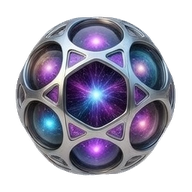
#> input picture appPackage/color.png, 192 x 192 px
$ python generate_teams_icons.py --input ../appPackage/color.png
#> lines starting #> are read from the running program, lines starting #| are printed output that depends on the picture; after the words box and inside, x2 and y2 are one past the last pixel; in counts of white or black regions, pixels touching at a corner belong together
import argparse
from pathlib import Path
from PIL import Image, ImageFilter
import numpy as np

def generate_color_icon(image_path: Path, output_path: Path):
    """Generate the standard 192x192 color.png"""
    img = Image.open(image_path).convert("RGBA")
#> img is the input picture: PIL image 192x192 RGBA; mean R, G, B, A 61.6, 58.9, 74.5, 137.6
    color_192 = img.resize((192, 192), Image.Resampling.LANCZOS)
    color_192.save(output_path)
    print(f"Saved color icon to {output_path}")

def generate_outline_icon(image_path: Path, output_path: Path):
    """Generate the 32x32 outline.png.

    This technique isolates the grey metallic skeleton of the drone by filtering
    out the high-saturation glowing orbs, punching holes completely through the
    center loops and preserving the internal lattice structure before scaling
    down to 32x32.
    """
    # 1. Open main image exactly at original high res
    img = Image.open(image_path).convert("RGBA")
    alpha = np.array(img.split()[-1])
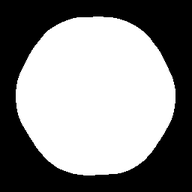
#> alpha: shape (192, 192); min 0, max 255, mean 137.6

    # 2. Convert to HSV. The glowing objects (purple, blue) have high saturation,
    #    while the metal structure is mostly grey (low saturation).
    hsv_img = img.convert("HSV")
#> hsv_img: PIL image 192x192 HSV; mean H, S, V 88.3, 42, 75.2
    _, s, _ = hsv_img.split()
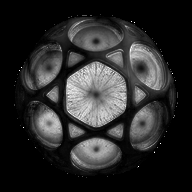
#> s: PIL image 192x192 L; min 0, max 255, mean 42
    s_np = np.array(s)

    # 3. Create a logic mask: keep pixels where saturation is low (metal)
    #    AND it's inside the original alpha bounds.
    #    saturation threshold of ~60 out of 255 cleanly cuts out the bright glowing cores.
    mask = np.logical_and(s_np < 60, alpha > 128)
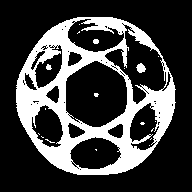
#> mask: shape (192, 192) bool; 25.6% white; 19 white regions (15 under 20 px), largest, box (x1, y1, x2, y2) and area: (16, 17, 176, 175) 9256, (136, 63, 146, 73) 67, (93, 39, 99, 44) 26, (46, 64, 52, 70) 26

    # Convert mask to 0-255 image mask
    metal_alpha_np = (mask * 255).astype(np.uint8)
    metal_img = Image.fromarray(metal_alpha_np, mode="L")

    # 4. Scale the clean metal chassis mask down to 32x32 natively
    sm_img = metal_img.resize((32, 32), Image.Resampling.LANCZOS)
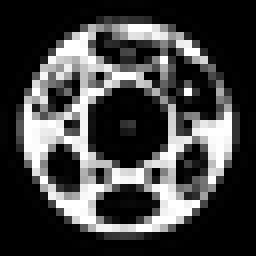
#> sm_img: PIL image 32x32 L (shown 8 times larger); min 0, max 255, mean 66.5
    sm_np = np.array(sm_img)

    # 5. Crisp up the edges by binarizing it with a strict threshold.
    #    A tight threshold (>160) organically erodes the lines just enough
    #    on quantization to maximize negative space through the rings,
    #    preventing structural bridging (the muddy "white ball" effect).
    sm_np[sm_np > 160] = 255
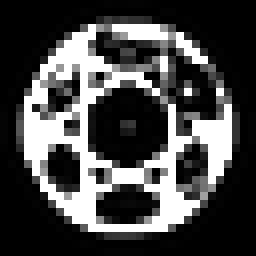
#> sm_np: shape (32, 32) (shown 8 times larger); 16.99% of pixels changed, all inside (x1, y1, x2, y2) = (3, 3, 29, 29)
    sm_np[sm_np <= 160] = 0
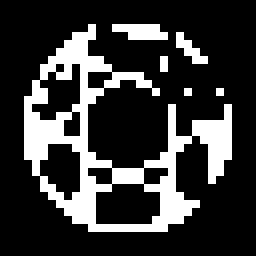
#> sm_np: shape (32, 32) (shown 8 times larger); 22.1% white in thin lines or dots, all inside (x1, y1, x2, y2) = (3, 3, 29, 29)
    sm_bin = Image.fromarray(sm_np, mode="L")

    # 6. Paint entirely white, using our delicately extracted skeleton as the stencil
    final_img = Image.new("RGBA", (32, 32), (255, 255, 255, 255))
#> final_img: PIL image 32x32 RGBA; every value is 255
    final_img.putalpha(sm_bin)

    final_img.save(output_path)
    print(f"Saved thinned skeletonized outline icon to {output_path}")

def main():
    parser = argparse.ArgumentParser(description="Extract metallic skeletal 32x32 outline icons for Teams apps")
    parser.add_argument("--input", type=Path, required=True, help="Path to input master transparent icon")
    parser.add_argument("--out-dir", type=Path, default=Path("appPackage"), help="Output directory (defaults to appPackage)")
    args = parser.parse_args()

    args.out_dir.mkdir(parents=True, exist_ok=True)

    color_out = args.out_dir / "color.png"
    outline_out = args.out_dir / "outline.png"

    generate_color_icon(args.input, color_out)
    generate_outline_icon(args.input, outline_out)

if __name__ == "__main__":
    main()

$ run again, with visualAssets/sourceImages/Special_drones05.jpg saved as appPackage/color.png
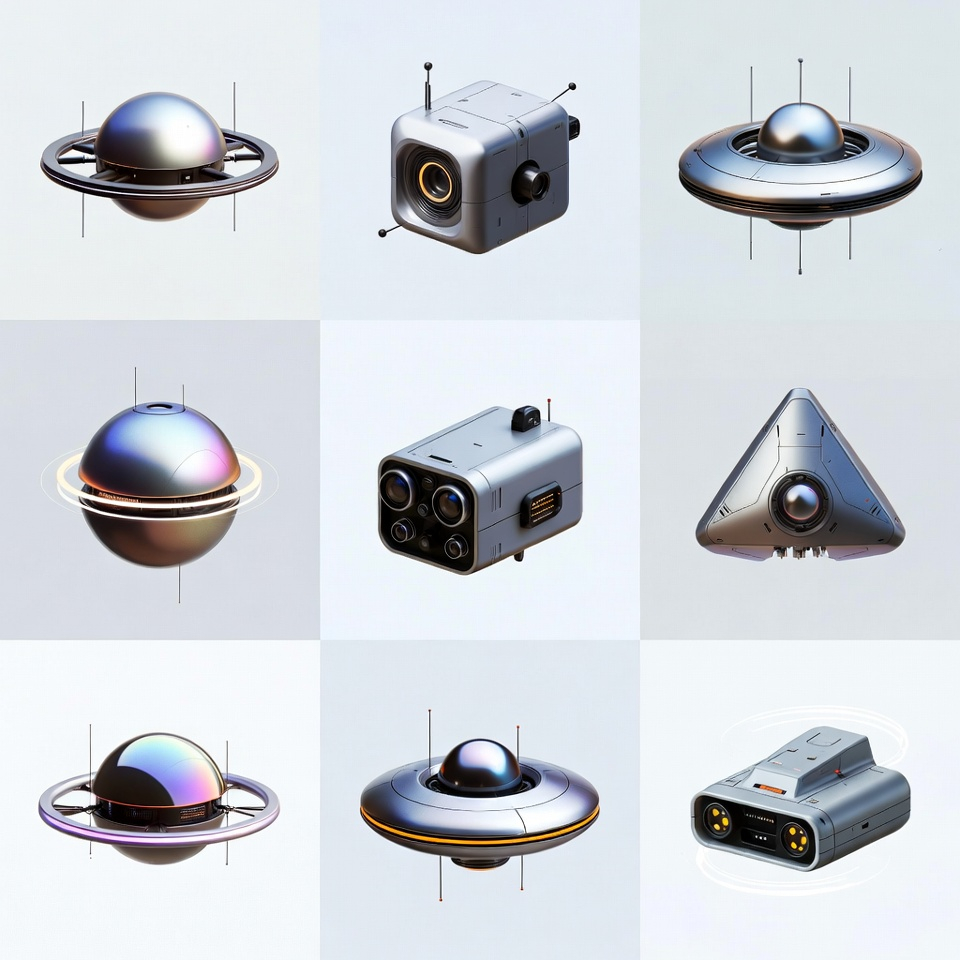
#> input picture visualAssets/sourceImages/Special_drones05.jpg, 960 x 960 px
#> alpha: shape (960, 960); every value is 255
#> hsv_img: PIL image 960x960 HSV; mean H, S, V 139.9, 21.8, 218.5
#> in generate_outline_icon, `mask = np.logical_and(s_np < 60, alpha > 128)`:
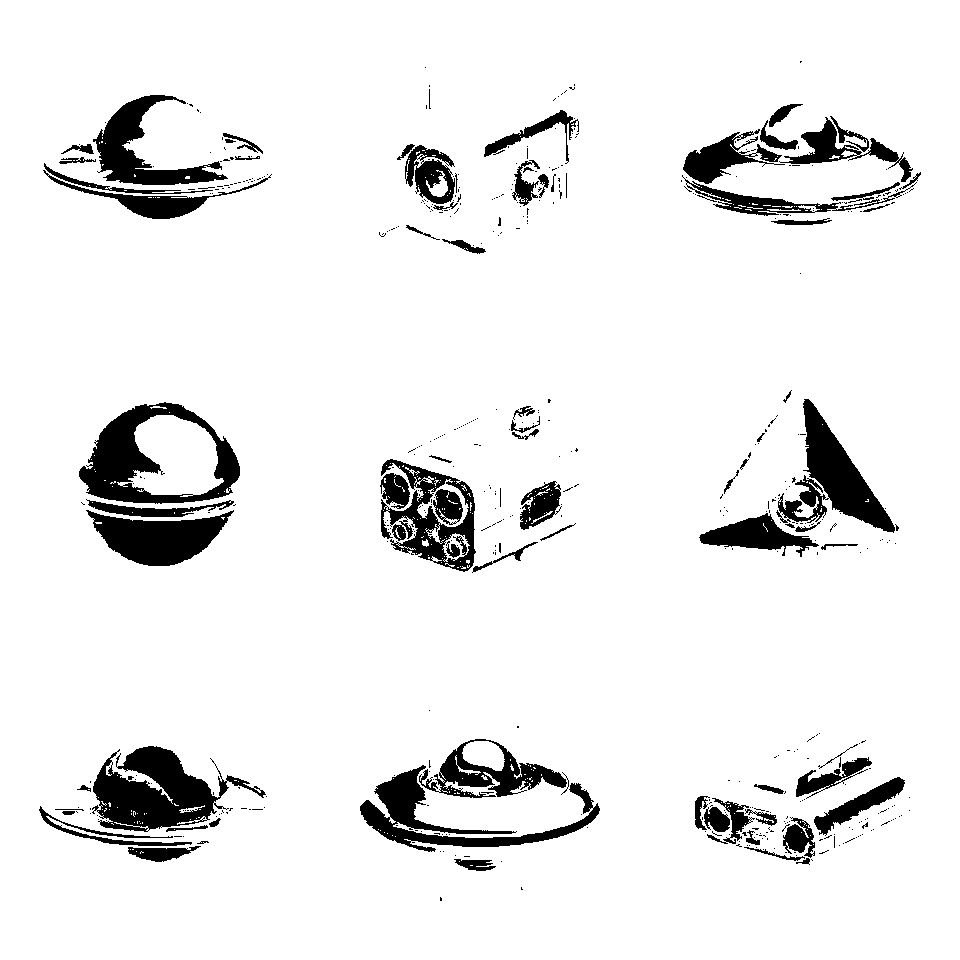
#> mask: shape (960, 960) bool; 92.3% white; 531 black regions (451 under 20 px), largest, box (x1, y1, x2, y2) and area: (92, 746, 266, 832) 7253, (79, 402, 240, 504) 6519, (776, 399, 895, 533) 5555
#> in generate_outline_icon, `sm_np[sm_np <= 160] = 0`:
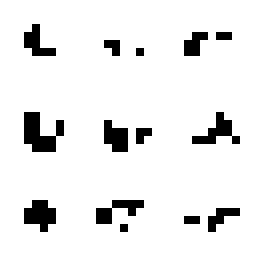
#> sm_np: shape (32, 32) (shown 8 times larger); 91.6% white; black in thin lines or dots, all inside (x1, y1, x2, y2) = (3, 3, 30, 29)
